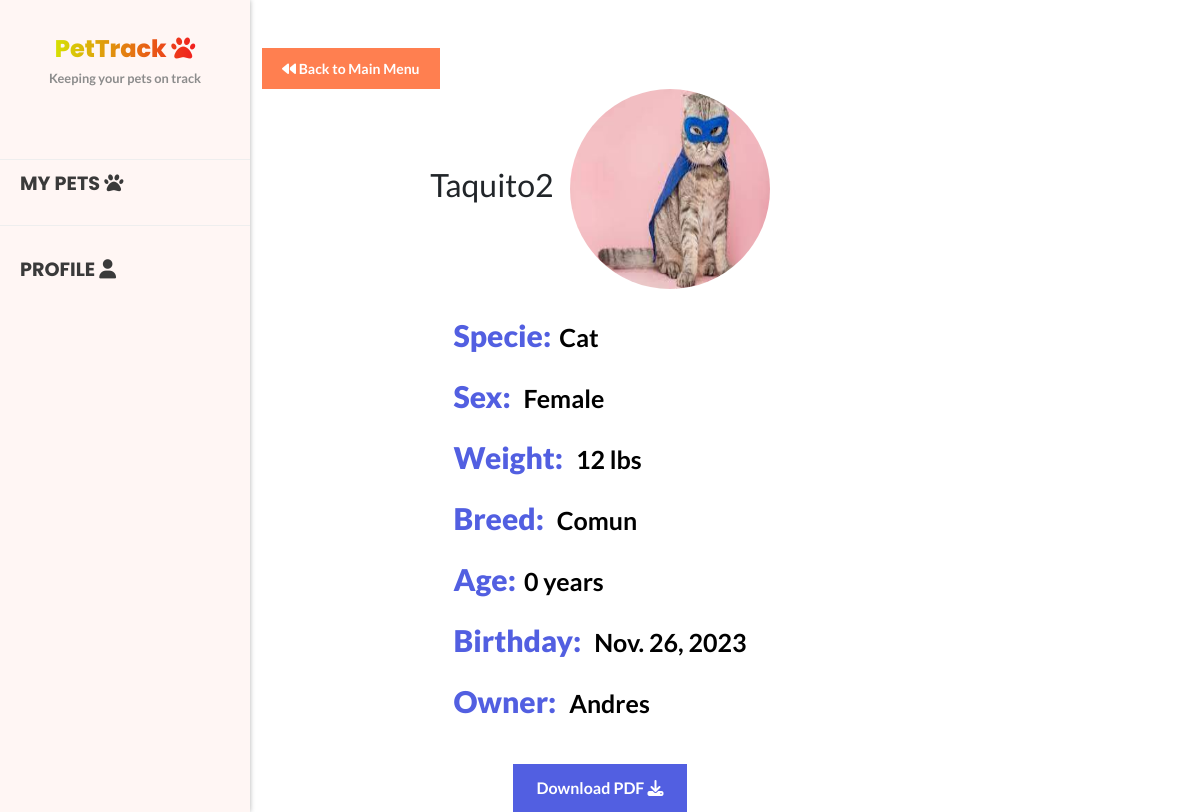
Page /pet/info/64 (signed in) on the committed database.
### main/models.py (models this page shows, shortened)
class Pet(models.Model):
    name=models.CharField(max_length=50);
    specie=models.CharField(max_length=50);
    birth=models.DateField();
    weight=models.IntegerField();
    sex=models.CharField(max_length=15);
    owner=models.ForeignKey(User,on_delete=models.CASCADE,related_name="pets");
    pet_image=models.ImageField(null=True,blank=True,upload_to="images/")
    breed=models.CharField(max_length=50);
    vacciness=models.ManyToManyField(Vaccine)
    history=models.ManyToManyField(History)

class User(AbstractUser):
    code=models.CharField(max_length=16,blank=True);
    auth=models.BooleanField(default=False)
    name=models.CharField(max_length=60)

### main/views.py (the view)
# urls.py: path('pet/info/<int:id>',views.petInfo,name="petInfo"),
@login_required
def petInfo(request,id):
    pet=Pet.objects.get(id=id)
    pet_age = date.today().year - pet.birth.year
    return render(request,'auth/petInfo.html',{
        'pet':pet,
        'user':request.user,
        'pet_age':pet_age
    })

### main/templates/auth/petInfo.html (shortened to what this page needs)
{% extends "adminLayout.html" %}
{% load static %}
{% block body %}
<a  class="btn-3" href="{% url "dashboard" id=pet.id %}" type="button"><i class="fa-solid fa-backward"></i> Back to Main Menu  </a>
<div class="container-sm d-flex justify-content-center align-items-center flex-column containerPetInfo" >
    <div class="d-flex  align-items-center">
        <h2 class="me-3" >{{pet.name}}   </h2>
        <img src="{{pet.pet_image.url}}" class="pet-img" alt="pet image">
    </div>
    <div class="info mt-4">
    <p class="petInformation"> <span class="pet-span">Specie:</span>{{pet.specie|capfirst}} </p>
    <p class="petInformation"> <span class="pet-span">Sex:</span> {{pet.sex|capfirst}} </p>
    <p class="petInformation"> <span class="pet-span">Weight:</span> {{pet.weight}} lbs </p>
    <p class="petInformation"> <span class="pet-span">Breed:</span> {{pet.breed|capfirst}} </p>
    <p class="petInformation"> <span class="pet-span">Age:</span>{{pet_age}} years </p>
    <p class="petInformation"> <span class="pet-span">Birthday:</span>  {{pet.birth}} </p>
    <p class="petInformation"> <span class="pet-span">Owner:</span> {{user.first_name}}  </p>
</div>
</div>
<div class="container-sm d-flex justify-content-center align-items-center flex-column mt-4" >
<button id="printButton" class="btn-2">Download PDF <i class="fa-solid fa-download"></i></button>
</div>
{% endblock body %}

### main/static/pets/styles.css (style rules this page uses)
body { font-family: 'Lato', sans-serif !important; }
.pet-img { border-radius: 50%; width: 200px; height: 200px; }
a { text-decoration: none; color: #333; }
.btn-2 { display: inline-block; padding: 12px 24px; background-color: #525FE1; color: #fff; border: none; font-size: 16px; font-weight: bold; text-align: center; text-decoration: none; cursor: pointer; transition: background-color 0.3s ease; }
.btn-3 { display: inline-block; padding: 10px 20px; background-color: #ff7f50; color: #fff; border: none; font-size: 14px; font-weight: bold; text-align: center; text-decoration: none; cursor: pointer; }
.pet-span { color: #525FE1; font-weight: bolder; font-size: 30px; margin-right: 8px; }
.petInformation { color: black; font-weight: bolder; font-size: 25px; }

### rows in the picture
Pet: name "Taquito2", pet_image (picture), specie "Cat", sex "Female", weight "12", breed "Comun", birth "Nov. 26, 2023"
User: first_name "Andres"
